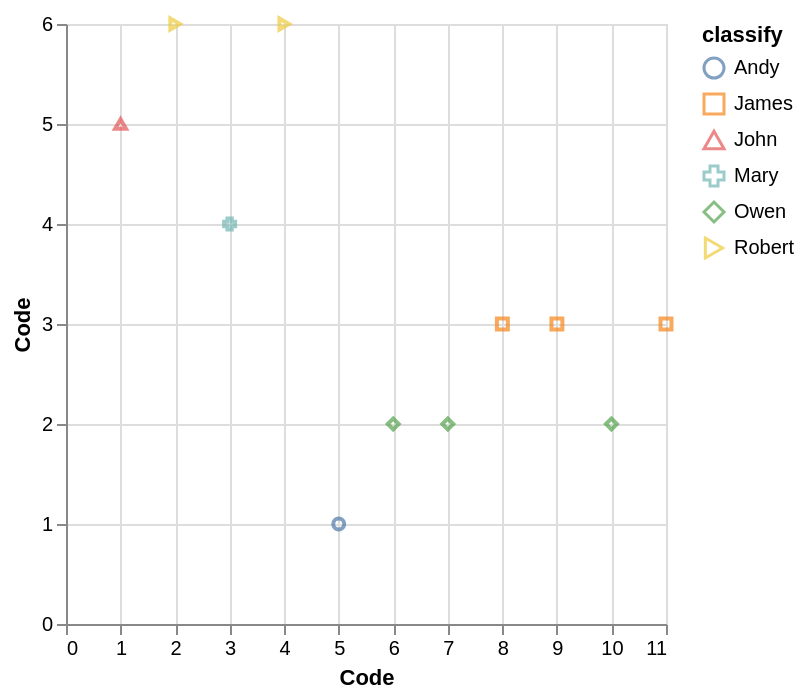

Vega-Lite specification for this chart:
### Vega-Lite specification from a JSON file in a GitHub repository (floating-point values rounded to 4 significant figures)
{"data": {"values": [{"x_data": 5, "y_data": 1, "classify": "Andy"}, {"x_data": 8, "y_data": 3, "classify": "James"}, {"x_data": 9, "y_data": 3, "classify": "James"}, {"x_data": 11, "y_data": 3, "classify": "James"}, {"x_data": 1, "y_data": 5, "classify": "John"}, {"x_data": 3, "y_data": 4, "classify": "Mary"}, {"x_data": 6, "y_data": 2, "classify": "Owen"}, {"x_data": 7, "y_data": 2, "classify": "Owen"}, {"x_data": 10, "y_data": 2, "classify": "Owen"}, {"x_data": 2, "y_data": 6, "classify": "Robert"}, {"x_data": 4, "y_data": 6, "classify": "Robert"}]}, "mark": "point", "encoding": {"x": {"field": "x_data", "type": "quantitative", "title": "Code", "scale": {"zero": "false"}}, "y": {"field": "y_data", "type": "quantitative", "title": "Code", "scale": {"zero": "false"}}, "color": {"field": "classify", "type": "nominal"}, "shape": {"field": "classify", "type": "nominal"}}}
